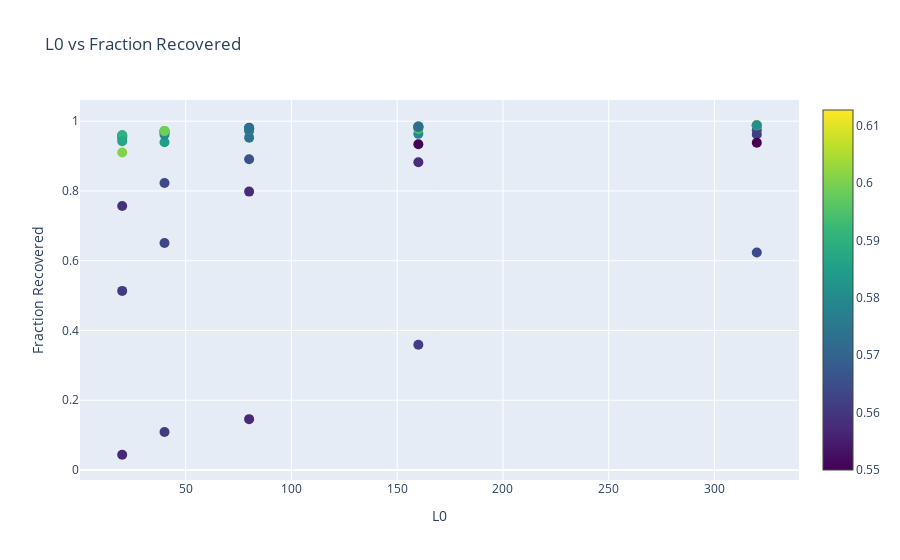

Write notebook code for a chart like this one.
### Code cell
# Set this to true if you have multiple spurious correlation runs to average over
# like: gemma-2-2b_sweep_standard_ctx128_ef8_0824_probe_layer_15_spurious_bias_in_bios_filmmaker_dentist
# and: gemma-2-2b_sweep_standard_ctx128_ef8_0824_probe_layer_15_spurious_bias_in_bios_painter_teacher


def average_multiple_runs(
    ae_group_path: str,
    probe_layer: int,
    column1_vals_list: list[tuple[str, str]],
    threshold: float | int,
    ablated_probe_class_id: str,
    eval_probe_class_id: str,
    eval_data_class_id: str,
    filename_counter: str,
    filters: list[str],
    acc_key: str = "acc",
    intervention_type: str = "spurious",
    dataset: str = "bias_in_bios",
) -> tuple[dict, float, dict]:
    ae_base_path = f"{ae_group_path}_probe_layer_{probe_layer}_{intervention_type}_{dataset}"
    ae_output_path = f"{ae_group_path}"

    all_results = {}
    original_accs = []
    class_acc_dict = {}

    for column1_vals in column1_vals_list:
        ae_run_path = f"{ae_base_path}_{column1_vals[0]}_{column1_vals[1]}"
        sweep_name = ae_run_path
        submodule_trainers = None
        ae_group_paths = utils.get_ae_group_paths(DICTIONARIES_PATH, sweep_name, submodule_trainers)
        ae_paths = utils.get_ae_paths(ae_group_paths)

        temp_results, orig_acc = get_spurious_correlation_plotting_dict(
            ae_paths,
            threshold,
            ablated_probe_class_id,
            eval_probe_class_id,
            eval_data_class_id,
            filename_counter,
            acc_key,
        )

        class_acc_dict[column1_vals] = orig_acc

        all_results.update(temp_results)
        original_accs.append(orig_acc)

        if orig_acc is None:
            raise ValueError(f"Original acc is None for {ae_run_path}")

    final_results = {}

    average_orig_acc = sum(original_accs) / len(original_accs)

    for ae_path in all_results:
        skip_path = False
        for filter in filters:
            if filter in ae_path:
                skip_path = True
                break

        if skip_path:
            continue

        orig_ae_path = ae_path
        name_fixed = False
        for column1_vals in column1_vals_list:
            ae_run_path = f"{ae_base_path}_{column1_vals[0]}_{column1_vals[1]}"
            if ae_run_path in ae_path:
                ae_path = ae_path.replace(ae_run_path, ae_output_path)
                name_fixed = True
        assert name_fixed

        if ae_path not in final_results:
            final_results[ae_path] = all_results[orig_ae_path]
        else:
            final_results[ae_path]["average_diff"] += all_results[orig_ae_path]["average_diff"]

    for ae_path in final_results:
        final_results[ae_path]["average_diff"] /= len(column1_vals_list)

    return final_results, average_orig_acc, class_acc_dict


if plot_averaged_results:
    all_averaged_results = {}
    all_orig_accs = []

    for probe_layer in probe_layers:
        averaged_results = {}
        orig_accs = []

        for ae_group_path in ae_group_paths:
            single_averaged_results, single_average_orig_acc, class_act_dict = (
                average_multiple_runs(
                    ae_group_path,
                    probe_layer,
                    column1_vals_list,
                    threshold,
                    ablated_probe_class_id,
                    eval_probe_class_id,
                    eval_data_class_id,
                    filename_filter,
                    filters,
                )
            )

            averaged_results.update(single_averaged_results)
            orig_accs.append(single_average_orig_acc)

        average_orig_acc = sum(orig_accs) / len(orig_accs)

        averaged_results = filter_by_l0_threshold(averaged_results, l0_threshold)

        print(average_orig_acc)

        graph_title_3var = f"{model} Spurious Correlation\n"
        graph_title_3var += title
        graph_title_3var += f"\nLayer: {probe_layer}"

        plot_3var_graph(
            averaged_results, graph_title_3var, custom_metric1, colorbar_label="Probe Accuracy"
        )
        plot_2var_graph(
            averaged_results, custom_metric1, title=graph_title_3var, y_label="Probe Accuracy"
        )
        plot_interactive_3var_graph(averaged_results, custom_metric1)

        all_averaged_results.update(averaged_results)
        all_orig_accs.extend(orig_accs)

### Figure 1 — Plotly figure (JSON) as saved in the notebook; plotly's stock layout.template omitted (floating-point values rounded to 4 significant figures)
{"data": [{"hoverinfo": "text", "marker": {"color": [0.5865, 0.589, 0.5695, 0.589, 0.599, 0.5568, 0.5508, 0.566, 0.5795, 0.5883, 0.58, 0.5738, 0.5885, 0.566, 0.5973, 0.5573, 0.5955, 0.5683, 0.5953, 0.5848, 0.5618, 0.564, 0.587, 0.5658, 0.5903, 0.55, 0.563, 0.5928, 0.5838, 0.6008, 0.5855, 0.561, 0.5868, 0.577, 0.579, 0.5613, 0.561, 0.5865, 0.559, 0.564, 0.5775, 0.6128, 0.5578, 0.5803, 0.5728, 0.599, 0.5583, 0.581, 0.5855, 0.5733], "colorscale": [[0, "#440154"], [0.1111, "#482878"], [0.2222, "#3e4989"], [0.3333, "#31688e"], [0.4444, "#26828e"], [0.5556, "#1f9e89"], [0.6667, "#35b779"], [0.7778, "#6ece58"], [0.8889, "#b5de2b"], [1, "#fde725"]], "showscale": true, "size": 10}, "mode": "markers", "text": ["AE Path: ../dictionary_learning/dictionaries/09_13_pythia1.4b_spurious_topk_attrib_only_checkpoints/pythia1.4b_sweep_topk_ctx128_0913/resid_post_layer_11/trainer_4<br>L0: 320.0000<br>Frac Recovered: 0.9883<br>Custom Metric: 0.5865<br>Dict Size: 16384.0000<br>LR: 0.0002<br>L1 Penalty: 320.0000", "AE Path: ../dictionary_learning/dictionaries/09_13_pythia1.4b_spurious_topk_attrib_only_checkpoints/pythia1.4b_sweep_topk_ctx128_0913/resid_post_layer_11/trainer_3<br>L0: 160.0000<br>Frac Recovered: 0.9848<br>Custom Metric: 0.5890<br>Dict Size: 16384.0000<br>LR: 0.0002<br>L1 Penalty: 160.0000", "AE Path: ../dictionary_learning/dictionaries/09_13_pythia1.4b_spurious_topk_attrib_only_checkpoints/pythia1.4b_sweep_topk_ctx128_0913/resid_post_layer_11/trainer_2<br>L0: 80.0000<br>Frac Recovered: 0.9809<br>Custom Metric: 0.5695<br>Dict Size: 16384.0000<br>LR: 0.0002<br>L1 Penalty: 80.0000", "AE Path: ../dictionary_learning/dictionaries/09_13_pythia1.4b_spurious_topk_attrib_only_checkpoints/pythia1.4b_sweep_topk_ctx128_0913/resid_post_layer_11/trainer_0<br>L0: 20.0000<br>Frac Recovered: 0.9598<br>Custom Metric: 0.5890<br>Dict Size: 16384.0000<br>LR: 0.0002<br>L1 Penalty: 20.0000", "AE Path: ../dictionary_learning/dictionaries/09_13_pythia1.4b_spurious_topk_attrib_only_checkpoints/pythia1.4b_sweep_topk_ctx128_0913/resid_post_layer_11/trainer_1<br>L0: 40.0000<br>Frac Recovered: 0.9715<br>Custom Metric: 0.5990<br>Dict Size: 16384.0000<br>LR: 0.0002<br>L1 Penalty: 40.0000", "AE Path: ../dictionary_learning/dictionaries/09_13_pythia1.4b_spurious_topk_attrib_only_checkpoints/pythia1.4b_sweep_topk_ctx128_0913/resid_post_layer_11_checkpoints/trainer_0_step_0<br>L0: 20.0000<br>Frac Recovered: 0.0438<br>Custom Metric: 0.5568<br>Dict Size: 16384.0000<br>LR: 0.0002<br>L1 Penalty: 20.0000", "AE Path: ../dictionary_learning/dictionaries/09_13_pythia1.4b_spurious_topk_attrib_only_checkpoints/pythia1.4b_sweep_topk_ctx128_0913/resid_post_layer_11_checkpoints/trainer_3_step_154<br>L0: 160.0000<br>Frac Recovered: 0.9336<br>Custom Metric: 0.5508<br>Dict Size: 16384.0000<br>LR: 0.0002<br>L1 Penalty: 160.0000", "AE Path: ../dictionary_learning/dictionaries/09_13_pythia1.4b_spurious_topk_attrib_only_checkpoints/pythia1.4b_sweep_topk_ctx128_0913/resid_post_layer_11_checkpoints/trainer_2_step_154<br>L0: 80.0000<br>Frac Recovered: 0.8906<br>Custom Metric: 0.5660<br>Dict Size: 16384.0000<br>LR: 0.0002<br>L1 Penalty: 80.0000", "AE Path: ../dictionary_learning/dictionaries/09_13_pythia1.4b_spurious_topk_attrib_only_checkpoints/pythia1.4b_sweep_topk_ctx128_0913/resid_post_layer_11_checkpoints/trainer_2_step_1544<br>L0: 80.0000<br>Frac Recovered: 0.9715<br>Custom Metric: 0.5795<br>Dict Size: 16384.0000<br>LR: 0.0002<br>L1 Penalty: 80.0000", "AE Path: ../dictionary_learning/dictionaries/09_13_pythia1.4b_spurious_topk_attrib_only_checkpoints/pythia1.4b_sweep_topk_ctx128_0913/resid_post_layer_11_checkpoints/trainer_1_step_4882<br>L0: 40.0000<br>Frac Recovered: 0.9676<br>Custom Metric: 0.5883<br>Dict Size: 16384.0000<br>LR: 0.0002<br>L1 Penalty: 40.0000", "AE Path: ../dictionary_learning/dictionaries/09_13_pythia1.4b_spurious_topk_attrib_only_checkpoints/pythia1.4b_sweep_topk_ctx128_0913/resid_post_layer_11_checkpoints/trainer_3_step_488<br>L0: 160.0000<br>Frac Recovered: 0.9637<br>Custom Metric: 0.5800<br>Dict Size: 16384.0000<br>LR: 0.0002<br>L1 Penalty: 160.0000", "AE Path: ../dictionary_learning/dictionaries/09_13_pythia1.4b_spurious_topk_attrib_only_checkpoints/pythia1.4b_sweep_topk_ctx128_0913/resid_post_layer_11_checkpoints/trainer_2_step_488<br>L0: 80.0000<br>Frac Recovered: 0.9527<br>Custom Metric: 0.5738<br>Dict Size: 16384.0000<br>LR: 0.0002<br>L1 Penalty: 80.0000", "AE Path: ../dictionary_learning/dictionaries/09_13_pythia1.4b_spurious_topk_attrib_only_checkpoints/pythia1.4b_sweep_topk_ctx128_0913/resid_post_layer_11_checkpoints/trainer_0_step_19531<br>L0: 20.0000<br>Frac Recovered: 0.9570<br>Custom Metric: 0.5885<br>Dict Size: 16384.0000<br>LR: 0.0002<br>L1 Penalty: 20.0000", "AE Path: ../dictionary_learning/dictionaries/09_13_pythia1.4b_spurious_topk_attrib_only_checkpoints/pythia1.4b_sweep_topk_ctx128_0913/resid_post_layer_11_checkpoints/trainer_2_step_29296<br>L0: 80.0000<br>Frac Recovered: 0.9797<br>Custom Metric: 0.5660<br>Dict Size: 16384.0000<br>LR: 0.0002<br>L1 Penalty: 80.0000", "AE Path: ../dictionary_learning/dictionaries/09_13_pythia1.4b_spurious_topk_attrib_only_checkpoints/pythia1.4b_sweep_topk_ctx128_0913/resid_post_layer_11_checkpoints/trainer_1_step_9765<br>L0: 40.0000<br>Frac Recovered: 0.9695<br>Custom Metric: 0.5973<br>Dict Size: 16384.0000<br>LR: 0.0002<br>L1 Penalty: 40.0000", "AE Path: ../dictionary_learning/dictionaries/09_13_pythia1.4b_spurious_topk_attrib_only_checkpoints/pythia1.4b_sweep_topk_ctx128_0913/resid_post_layer_11_checkpoints/trainer_2_step_0<br>L0: 80.0000<br>Frac Recovered: 0.1458<br>Custom Metric: 0.5573<br>Dict Size: 16384.0000<br>LR: 0.0002<br>L1 Penalty: 80.0000", "AE Path: ../dictionary_learning/dictionaries/09_13_pythia1.4b_spurious_topk_attrib_only_checkpoints/pythia1.4b_sweep_topk_ctx128_0913/resid_post_layer_11_checkpoints/trainer_4_step_1544<br>L0: 320.0000<br>Frac Recovered: 0.9832<br>Custom Metric: 0.5955<br>Dict Size: 16384.0000<br>LR: 0.0002<br>L1 Penalty: 320.0000", "AE Path: ../dictionary_learning/dictionaries/09_13_pythia1.4b_spurious_topk_attrib_only_checkpoints/pythia1.4b_sweep_topk_ctx128_0913/resid_post_layer_11_checkpoints/trainer_4_step_488<br>L0: 320.0000<br>Frac Recovered: 0.9742<br>Custom Metric: 0.5683<br>Dict Size: 16384.0000<br>LR: 0.0002<br>L1 Penalty: 320.0000", "AE Path: ../dictionary_learning/dictionaries/09_13_pythia1.4b_spurious_topk_attrib_only_checkpoints/pythia1.4b_sweep_topk_ctx128_0913/resid_post_layer_11_checkpoints/trainer_3_step_1544<br>L0: 160.0000<br>Frac Recovered: 0.9777<br>Custom Metric: 0.5953<br>Dict Size: 16384.0000<br>LR: 0.0002<br>L1 Penalty: 160.0000", "AE Path: ../dictionary_learning/dictionaries/09_13_pythia1.4b_spurious_topk_attrib_only_checkpoints/pythia1.4b_sweep_topk_ctx128_0913/resid_post_layer_11_checkpoints/trainer_0_step_4882<br>L0: 20.0000<br>Frac Recovered: 0.9523<br>Custom Metric: 0.5848<br>Dict Size: 16384.0000<br>LR: 0.0002<br>L1 Penalty: 20.0000", "AE Path: ../dictionary_learning/dictionaries/09_13_pythia1.4b_spurious_topk_attrib_only_checkpoints/pythia1.4b_sweep_topk_ctx128_0913/resid_post_layer_11_checkpoints/trainer_4_step_154<br>L0: 320.0000<br>Frac Recovered: 0.9617<br>Custom Metric: 0.5618<br>Dict Size: 16384.0000<br>LR: 0.0002<br>L1 Penalty: 320.0000", "AE Path: ../dictionary_learning/dictionaries/09_13_pythia1.4b_spurious_topk_attrib_only_checkpoints/pythia1.4b_sweep_topk_ctx128_0913/resid_post_layer_11_checkpoints/trainer_4_step_0<br>L0: 320.0000<br>Frac Recovered: 0.6234<br>Custom Metric: 0.5640<br>Dict Size: 16384.0000<br>LR: 0.0002<br>L1 Penalty: 320.0000", "AE Path: ../dictionary_learning/dictionaries/09_13_pythia1.4b_spurious_topk_attrib_only_checkpoints/pythia1.4b_sweep_topk_ctx128_0913/resid_post_layer_11_checkpoints/trainer_0_step_9765<br>L0: 20.0000<br>Frac Recovered: 0.9547<br>Custom Metric: 0.5870<br>Dict Size: 16384.0000<br>LR: 0.0002<br>L1 Penalty: 20.0000", "AE Path: ../dictionary_learning/dictionaries/09_13_pythia1.4b_spurious_topk_attrib_only_checkpoints/pythia1.4b_sweep_topk_ctx128_0913/resid_post_layer_11_checkpoints/trainer_2_step_19531<br>L0: 80.0000<br>Frac Recovered: 0.9789<br>Custom Metric: 0.5658<br>Dict Size: 16384.0000<br>LR: 0.0002<br>L1 Penalty: 80.0000", "AE Path: ../dictionary_learning/dictionaries/09_13_pythia1.4b_spurious_topk_attrib_only_checkpoints/pythia1.4b_sweep_topk_ctx128_0913/resid_post_layer_11_checkpoints/trainer_0_step_29296<br>L0: 20.0000<br>Frac Recovered: 0.9594<br>Custom Metric: 0.5903<br>Dict Size: 16384.0000<br>LR: 0.0002<br>L1 Penalty: 20.0000", "AE Path: ../dictionary_learning/dictionaries/09_13_pythia1.4b_spurious_topk_attrib_only_checkpoints/pythia1.4b_sweep_topk_ctx128_0913/resid_post_layer_11_checkpoints/trainer_4_step_48<br>L0: 320.0000<br>Frac Recovered: 0.9383<br>Custom Metric: 0.5500<br>Dict Size: 16384.0000<br>LR: 0.0002<br>L1 Penalty: 320.0000", "AE Path: ../dictionary_learning/dictionaries/09_13_pythia1.4b_spurious_topk_attrib_only_checkpoints/pythia1.4b_sweep_topk_ctx128_0913/resid_post_layer_11_checkpoints/trainer_1_step_48<br>L0: 40.0000<br>Frac Recovered: 0.6508<br>Custom Metric: 0.5630<br>Dict Size: 16384.0000<br>LR: 0.0002<br>L1 Penalty: 40.0000", "AE Path: ../dictionary_learning/dictionaries/09_13_pythia1.4b_spurious_topk_attrib_only_checkpoints/pythia1.4b_sweep_topk_ctx128_0913/resid_post_layer_11_checkpoints/trainer_1_step_19531<br>L0: 40.0000<br>Frac Recovered: 0.9715<br>Custom Metric: 0.5928<br>Dict Size: 16384.0000<br>LR: 0.0002<br>L1 Penalty: 40.0000", "AE Path: ../dictionary_learning/dictionaries/09_13_pythia1.4b_spurious_topk_attrib_only_checkpoints/pythia1.4b_sweep_topk_ctx128_0913/resid_post_layer_11_checkpoints/trainer_3_step_29296<br>L0: 159.9958<br>Frac Recovered: 0.9848<br>Custom Metric: 0.5838<br>Dict Size: 16384.0000<br>LR: 0.0002<br>L1 Penalty: 160.0000", "AE Path: ../dictionary_learning/dictionaries/09_13_pythia1.4b_spurious_topk_attrib_only_checkpoints/pythia1.4b_sweep_topk_ctx128_0913/resid_post_layer_11_checkpoints/trainer_0_step_488<br>L0: 20.0000<br>Frac Recovered: 0.9102<br>Custom Metric: 0.6008<br>Dict Size: 16384.0000<br>LR: 0.0002<br>L1 Penalty: 20.0000", "AE Path: ../dictionary_learning/dictionaries/09_13_pythia1.4b_spurious_topk_attrib_only_checkpoints/pythia1.4b_sweep_topk_ctx128_0913/resid_post_layer_11_checkpoints/trainer_1_step_488<br>L0: 40.0000<br>Frac Recovered: 0.9395<br>Custom Metric: 0.5855<br>Dict Size: 16384.0000<br>LR: 0.0002<br>L1 Penalty: 40.0000", "AE Path: ../dictionary_learning/dictionaries/09_13_pythia1.4b_spurious_topk_attrib_only_checkpoints/pythia1.4b_sweep_topk_ctx128_0913/resid_post_layer_11_checkpoints/trainer_1_step_0<br>L0: 40.0000<br>Frac Recovered: 0.1091<br>Custom Metric: 0.5610<br>Dict Size: 16384.0000<br>LR: 0.0002<br>L1 Penalty: 40.0000", "AE Path: ../dictionary_learning/dictionaries/09_13_pythia1.4b_spurious_topk_attrib_only_checkpoints/pythia1.4b_sweep_topk_ctx128_0913/resid_post_layer_11_checkpoints/trainer_0_step_1544<br>L0: 20.0000<br>Frac Recovered: 0.9422<br>Custom Metric: 0.5868<br>Dict Size: 16384.0000<br>LR: 0.0002<br>L1 Penalty: 20.0000", "AE Path: ../dictionary_learning/dictionaries/09_13_pythia1.4b_spurious_topk_attrib_only_checkpoints/pythia1.4b_sweep_topk_ctx128_0913/resid_post_layer_11_checkpoints/trainer_4_step_19531<br>L0: 320.0000<br>Frac Recovered: 0.9883<br>Custom Metric: 0.5770<br>Dict Size: 16384.0000<br>LR: 0.0002<br>L1 Penalty: 320.0000", "AE Path: ../dictionary_learning/dictionaries/09_13_pythia1.4b_spurious_topk_attrib_only_checkpoints/pythia1.4b_sweep_topk_ctx128_0913/resid_post_layer_11_checkpoints/trainer_3_step_4882<br>L0: 159.9792<br>Frac Recovered: 0.9824<br>Custom Metric: 0.5790<br>Dict Size: 16384.0000<br>LR: 0.0002<br>L1 Penalty: 160.0000", "AE Path: ../dictionary_learning/dictionaries/09_13_pythia1.4b_spurious_topk_attrib_only_checkpoints/pythia1.4b_sweep_topk_ctx128_0913/resid_post_layer_11_checkpoints/trainer_3_step_0<br>L0: 160.0000<br>Frac Recovered: 0.3592<br>Custom Metric: 0.5613<br>Dict Size: 16384.0000<br>LR: 0.0002<br>L1 Penalty: 160.0000", "AE Path: ../dictionary_learning/dictionaries/09_13_pythia1.4b_spurious_topk_attrib_only_checkpoints/pythia1.4b_sweep_topk_ctx128_0913/resid_post_layer_11_checkpoints/trainer_0_step_48<br>L0: 20.0000<br>Frac Recovered: 0.5135<br>Custom Metric: 0.5610<br>Dict Size: 16384.0000<br>LR: 0.0002<br>L1 Penalty: 20.0000", "AE Path: ../dictionary_learning/dictionaries/09_13_pythia1.4b_spurious_topk_attrib_only_checkpoints/pythia1.4b_sweep_topk_ctx128_0913/resid_post_layer_11_checkpoints/trainer_3_step_9765<br>L0: 160.0000<br>Frac Recovered: 0.9840<br>Custom Metric: 0.5865<br>Dict Size: 16384.0000<br>LR: 0.0002<br>L1 Penalty: 160.0000", "AE Path: ../dictionary_learning/dictionaries/09_13_pythia1.4b_spurious_topk_attrib_only_checkpoints/pythia1.4b_sweep_topk_ctx128_0913/resid_post_layer_11_checkpoints/trainer_0_step_154<br>L0: 20.0000<br>Frac Recovered: 0.7570<br>Custom Metric: 0.5590<br>Dict Size: 16384.0000<br>LR: 0.0002<br>L1 Penalty: 20.0000", "AE Path: ../dictionary_learning/dictionaries/09_13_pythia1.4b_spurious_topk_attrib_only_checkpoints/pythia1.4b_sweep_topk_ctx128_0913/resid_post_layer_11_checkpoints/trainer_1_step_154<br>L0: 40.0000<br>Frac Recovered: 0.8227<br>Custom Metric: 0.5640<br>Dict Size: 16384.0000<br>LR: 0.0002<br>L1 Penalty: 40.0000", "AE Path: ../dictionary_learning/dictionaries/09_13_pythia1.4b_spurious_topk_attrib_only_checkpoints/pythia1.4b_sweep_topk_ctx128_0913/resid_post_layer_11_checkpoints/trainer_4_step_4882<br>L0: 320.0000<br>Frac Recovered: 0.9875<br>Custom Metric: 0.5775<br>Dict Size: 16384.0000<br>LR: 0.0002<br>L1 Penalty: 320.0000", "AE Path: ../dictionary_learning/dictionaries/09_13_pythia1.4b_spurious_topk_attrib_only_checkpoints/pythia1.4b_sweep_topk_ctx128_0913/resid_post_layer_11_checkpoints/trainer_4_step_9765<br>L0: 320.0000<br>Frac Recovered: 0.9883<br>Custom Metric: 0.6128<br>Dict Size: 16384.0000<br>LR: 0.0002<br>L1 Penalty: 320.0000", "AE Path: ../dictionary_learning/dictionaries/09_13_pythia1.4b_spurious_topk_attrib_only_checkpoints/pythia1.4b_sweep_topk_ctx128_0913/resid_post_layer_11_checkpoints/trainer_2_step_48<br>L0: 80.0000<br>Frac Recovered: 0.7980<br>Custom Metric: 0.5578<br>Dict Size: 16384.0000<br>LR: 0.0002<br>L1 Penalty: 80.0000", "AE Path: ../dictionary_learning/dictionaries/09_13_pythia1.4b_spurious_topk_attrib_only_checkpoints/pythia1.4b_sweep_topk_ctx128_0913/resid_post_layer_11_checkpoints/trainer_1_step_1544<br>L0: 40.0000<br>Frac Recovered: 0.9613<br>Custom Metric: 0.5803<br>Dict Size: 16384.0000<br>LR: 0.0002<br>L1 Penalty: 40.0000", "AE Path: ../dictionary_learning/dictionaries/09_13_pythia1.4b_spurious_topk_attrib_only_checkpoints/pythia1.4b_sweep_topk_ctx128_0913/resid_post_layer_11_checkpoints/trainer_3_step_19531<br>L0: 160.0000<br>Frac Recovered: 0.9840<br>Custom Metric: 0.5728<br>Dict Size: 16384.0000<br>LR: 0.0002<br>L1 Penalty: 160.0000", "AE Path: ../dictionary_learning/dictionaries/09_13_pythia1.4b_spurious_topk_attrib_only_checkpoints/pythia1.4b_sweep_topk_ctx128_0913/resid_post_layer_11_checkpoints/trainer_1_step_29296<br>L0: 40.0000<br>Frac Recovered: 0.9715<br>Custom Metric: 0.5990<br>Dict Size: 16384.0000<br>LR: 0.0002<br>L1 Penalty: 40.0000", "AE Path: ../dictionary_learning/dictionaries/09_13_pythia1.4b_spurious_topk_attrib_only_checkpoints/pythia1.4b_sweep_topk_ctx128_0913/resid_post_layer_11_checkpoints/trainer_3_step_48<br>L0: 160.0000<br>Frac Recovered: 0.8820<br>Custom Metric: 0.5583<br>Dict Size: 16384.0000<br>LR: 0.0002<br>L1 Penalty: 160.0000", "AE Path: ../dictionary_learning/dictionaries/09_13_pythia1.4b_spurious_topk_attrib_only_checkpoints/pythia1.4b_sweep_topk_ctx128_0913/resid_post_layer_11_checkpoints/trainer_4_step_29296<br>L0: 319.9958<br>Frac Recovered: 0.9883<br>Custom Metric: 0.5810<br>Dict Size: 16384.0000<br>LR: 0.0002<br>L1 Penalty: 320.0000", "AE Path: ../dictionary_learning/dictionaries/09_13_pythia1.4b_spurious_topk_attrib_only_checkpoints/pythia1.4b_sweep_topk_ctx128_0913/resid_post_layer_11_checkpoints/trainer_2_step_4882<br>L0: 80.0000<br>Frac Recovered: 0.9770<br>Custom Metric: 0.5855<br>Dict Size: 16384.0000<br>LR: 0.0002<br>L1 Penalty: 80.0000", "AE Path: ../dictionary_learning/dictionaries/09_13_pythia1.4b_spurious_topk_attrib_only_checkpoints/pythia1.4b_sweep_topk_ctx128_0913/resid_post_layer_11_checkpoints/trainer_2_step_9765<br>L0: 80.0000<br>Frac Recovered: 0.9781<br>Custom Metric: 0.5733<br>Dict Size: 16384.0000<br>LR: 0.0002<br>L1 Penalty: 80.0000"], "type": "scatter", "x": [320, 160, 80, 20, 40, 20, 160, 80, 80, 40, 160, 80, 20, 80, 40, 80, 320, 320, 160, 20, 320, 320, 20, 80, 20, 320, 40, 40, 160.0, 20, 40, 40, 20, 320, 160.0, 160, 20, 160, 20, 40, 320, 320, 80, 40, 160, 40, 160, 320.0, 80, 80], "y": [0.9883, 0.9848, 0.9809, 0.9598, 0.9715, 0.0438, 0.9336, 0.8906, 0.9715, 0.9676, 0.9637, 0.9527, 0.957, 0.9797, 0.9695, 0.1458, 0.9832, 0.9742, 0.9777, 0.9523, 0.9617, 0.6234, 0.9547, 0.9789, 0.9594, 0.9383, 0.6508, 0.9715, 0.9848, 0.9102, 0.9395, 0.1091, 0.9422, 0.9883, 0.9824, 0.3592, 0.5135, 0.984, 0.757, 0.8227, 0.9875, 0.9883, 0.798, 0.9613, 0.984, 0.9715, 0.882, 0.9883, 0.977, 0.9781]}], "layout": {"hovermode": "closest", "title": {"text": "L0 vs Fraction Recovered"}, "xaxis": {"title": {"text": "L0"}}, "yaxis": {"title": {"text": "Fraction Recovered"}}}}
